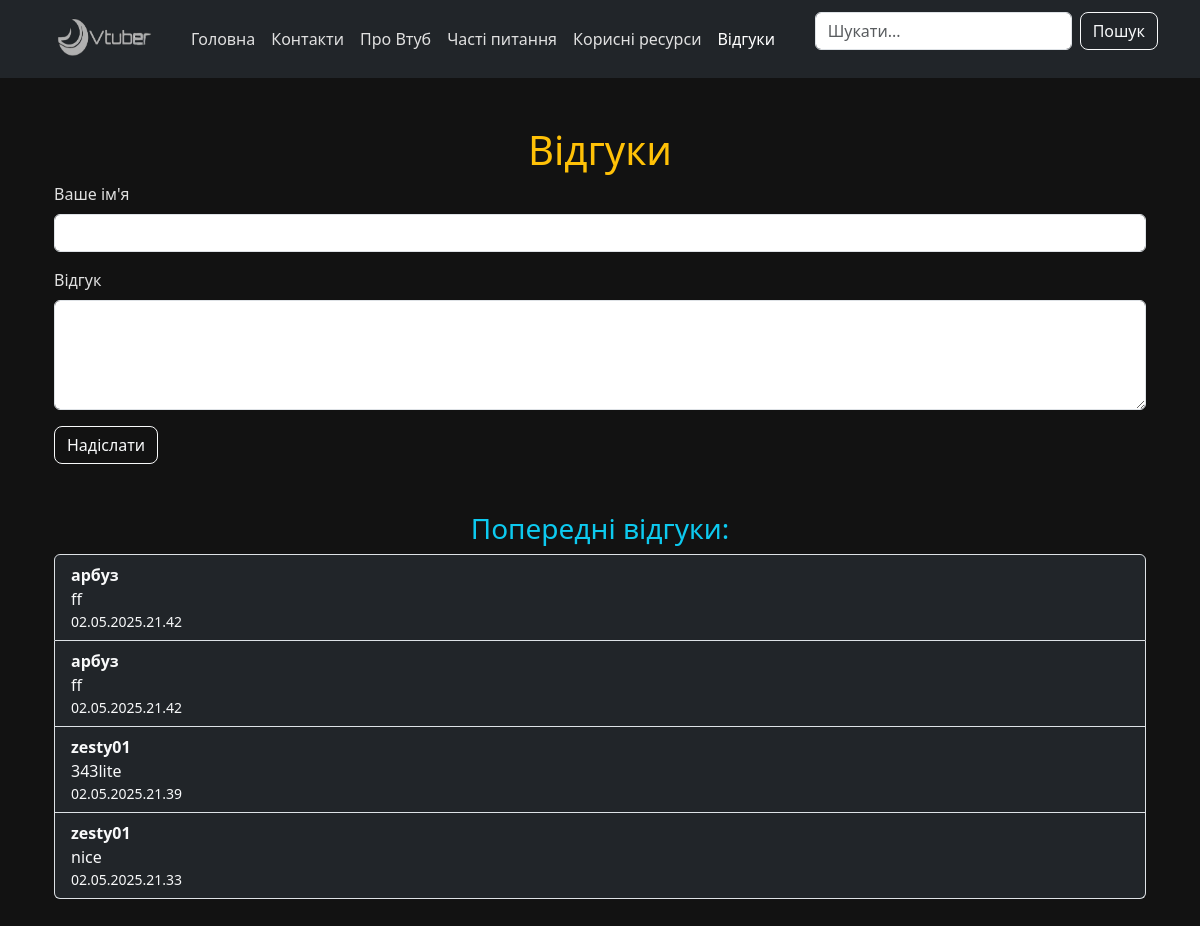
The app's page /reviews with its own data.
### tables this page shows
CREATE TABLE "reviews" (
    id INTEGER PRIMARY KEY AUTOINCREMENT,
    author TEXT NOT NULL,
    text TEXT NOT NULL,
    created TEXT DEFAULT CURRENT_TIMESTAMP
);

### app.py (the view)
@app.route("/reviews", methods=["GET", "POST"])
def reviews_page():
    if request.method == "POST":
        username = request.form.get("username")
        message = request.form.get("message")
        if username and message:
            add_review(username, message)
    all_reviews = get_all_reviews()
    return render_template("reviews.html", reviews=all_reviews)

### app.py (called while the page is built)
@app.context_processor
def inject_request():
    return dict(request=request)

### sql_scripts.py (called while the page is built)
def get_all_reviews():
    conn = sqlite3.connect('ddd.db')
    cursor = conn.cursor()
    cursor.execute('SELECT author, text, created FROM reviews ORDER BY created DESC')
    reviews = cursor.fetchall()
    conn.close()
    return reviews

### templates/reviews.html
{% extends 'base.html' %}
{% block content %}
<div class="container py-4">
    <h1 class="text-warning text-center">Відгуки</h1>
    <form method="POST">
        <div class="mb-3">
            <label class="form-label">Ваше ім'я</label>
            <input type="text" name="username" class="form-control" required>
        </div>
        <div class="mb-3">
            <label class="form-label">Відгук</label>
            <textarea name="message" class="form-control" rows="4" required></textarea>
        </div>
        <button type="submit" class="btn btn-outline-light">Надіслати</button>
    </form>
    {% if reviews %}
    <div class="mt-5">
        <h3 class="text-info">Попередні відгуки:</h3>
        <ul class="list-group">
            {% for review in reviews %}
            <li class="list-group-item bg-dark text-light">
                <strong>{{ review[0] }}</strong><br>{{ review[1] }}<br>
                <small class="text-light">{{ review[2] }}</small>
            </li>
            {% endfor %}
        </ul>
    </div>
    {% endif %}
</div>
{% endblock %}

### templates/base.html (shortened to what this page needs)
<html lang="uk">
<head>
    <link href="https://cdn.jsdelivr.net/npm/bootstrap@5.3.3/dist/css/bootstrap.min.css" rel="stylesheet">
    <link rel="stylesheet" href="{{ url_for('static', filename='style.css') }}">
</head>
<body>
    <nav class="navbar navbar-expand-lg bg-dark navbar-dark">
        <div class="container">
            <a class="navbar-brand d-flex align-items-center gap-2" href="/">
                <img src="{{ url_for('static', filename='img/image-removebg-preview (3)-Photoroom.png') }}" width="125" height="52" alt="Лого" class="rounded">
            </a>
            <div class="collapse navbar-collapse" id="navbarNav">
                <ul class="navbar-nav me-auto">
                    <li class="nav-item">
                        <a class="nav-link {% if request.endpoint == 'index' %}active{% endif %}" href="{{ url_for('index') }}">Головна</a>
                    </li>
                    <li class="nav-item">
                        <a class="nav-link {% if request.endpoint == 'contacts_page' %}active{% endif %}" href="{{ url_for('contacts_page') }}">Контакти</a>
                    </li>
                    <li class="nav-item">
                        <a class="nav-link {% if request.endpoint == 'about_page' %}active{% endif %}" href="{{ url_for('about_page') }}">Про Втуб</a>
                    </li>
                    <li class="nav-item">
                        <a class="nav-link {% if request.endpoint == 'faq_page' %}active{% endif %}" href="{{ url_for('faq_page') }}">Часті питання</a>
                    </li>
                    <li class="nav-item">
                        <a class="nav-link {% if request.endpoint == 'resources_page' %}active{% endif %}" href="{{ url_for('resources_page') }}">Корисні ресурси</a>
                    </li>
                    <li class="nav-item">
                        <a class="nav-link {% if request.endpoint == 'reviews_page' %}active{% endif %}" href="{{ url_for('reviews_page') }}">Відгуки</a>
                    </li>
                </ul>
                <form class="d-flex" action="/search" method="get" autocomplete="off">
                    <input class="form-control me-2" list="articleList" name="query" type="search" placeholder="Шукати...">
                    <button class="btn btn-outline-light" type="submit">Пошук</button>
                  </form>
            </div>
        </div>
    </nav>
    <main class="container my-4">
        {% block content %}
        {% endblock content %}
    </main>
</body>
</html>

### static/style.css (style rules this page uses)
h1, h2, h3 { text-align: center; color: #ffd700; }
.btn { border-radius: 8px; }
body { background-color: #121212; color: #e0e0e0; }
.nav-link { position: relative; transition: color 0,3s ease ; display: inline-block; }
.nav-link::after { content: ""; position: absolute; bottom: 0; left: 10%; width: 80%; height: 2px; background-color: #ffffff; transform: scaleX(0); transform-origin: center; transition: transform 0.3s ease-in-out ; }
.nav-link { color: #e0e0e0; transition: color 0.3s ease; }

### records on screen
reviews: author "арбуз", text "ff", created "02.05.2025.21.42"
reviews: author "арбуз", text "ff", created "02.05.2025.21.42"
reviews: author "zesty01", text "343lite", created "02.05.2025.21.39"
reviews: author "zesty01", text "nice", created "02.05.2025.21.33"
